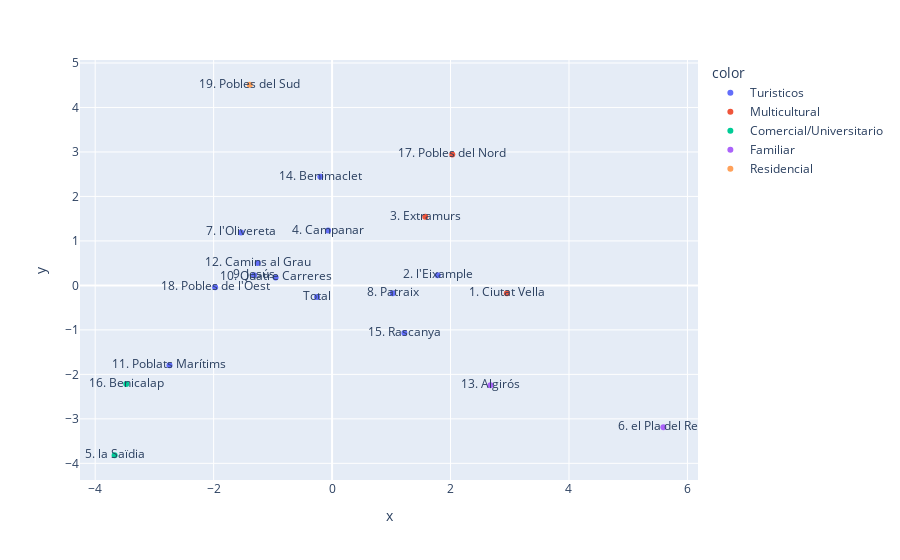

The cell this chart's notebook holds for it:
### Code cell
# vamos a repetir este proceso haciendo esta vez una PCA para dos componentes principales y representando los datos en 2D

pca = PCA(n_components=2)
pca.fit(df_scaled)

df_pca = pca.transform(df_scaled)

fig = px.scatter(x=df_pca[:, 0], y=df_pca[:, 1], text=df['Distrito'], color=df['Cluster Name'])

fig.show()

### Figure 1 — Plotly figure (JSON) as saved in the notebook; plotly's stock layout.template omitted (floating-point values rounded to 4 significant figures)
{"data": [{"hovertemplate": "color=Turisticos<br>x=%{x}<br>y=%{y}<br>text=%{text}<extra></extra>", "legendgroup": "Turisticos", "marker": {"color": "#636efa", "symbol": "circle"}, "mode": "markers+text", "name": "Turisticos", "orientation": "v", "showlegend": true, "text": ["Total", "2. l'Eixample", "4. Campanar", "7. l'Olivereta", "8. Patraix", "9. Jesús", "10. Quatre Carreres", "11. Poblats Marítims", "12. Camins al Grau", "14. Benimaclet", "15. Rascanya", "18. Pobles de l'Oest"], "type": "scatter", "x": [-0.254, 1.783, -0.06703, -1.538, 1.023, -1.318, -0.9539, -2.746, -1.258, -0.1978, 1.22, -1.975], "xaxis": "x", "y": [-0.2632, 0.2264, 1.232, 1.192, -0.1788, 0.2293, 0.1782, -1.796, 0.5016, 2.44, -1.07, -0.04351], "yaxis": "y"}, {"hovertemplate": "color=Multicultural<br>x=%{x}<br>y=%{y}<br>text=%{text}<extra></extra>", "legendgroup": "Multicultural", "marker": {"color": "#EF553B", "symbol": "circle"}, "mode": "markers+text", "name": "Multicultural", "orientation": "v", "showlegend": true, "text": ["1. Ciutat Vella", "3. Extramurs", "17. Pobles del Nord"], "type": "scatter", "x": [2.951, 1.573, 2.029], "xaxis": "x", "y": [-0.1749, 1.543, 2.943], "yaxis": "y"}, {"hovertemplate": "color=Comercial/Universitario<br>x=%{x}<br>y=%{y}<br>text=%{text}<extra></extra>", "legendgroup": "Comercial/Universitario", "marker": {"color": "#00cc96", "symbol": "circle"}, "mode": "markers+text", "name": "Comercial/Universitario", "orientation": "v", "showlegend": true, "text": ["5. la Saïdia", "16. Benicalap"], "type": "scatter", "x": [-3.671, -3.476], "xaxis": "x", "y": [-3.818, -2.217], "yaxis": "y"}, {"hovertemplate": "color=Familiar<br>x=%{x}<br>y=%{y}<br>text=%{text}<extra></extra>", "legendgroup": "Familiar", "marker": {"color": "#ab63fa", "symbol": "circle"}, "mode": "markers+text", "name": "Familiar", "orientation": "v", "showlegend": true, "text": ["6. el Pla del Real", "13. Algirós"], "type": "scatter", "x": [5.593, 2.673], "xaxis": "x", "y": [-3.188, -2.246], "yaxis": "y"}, {"hovertemplate": "color=Residencial<br>x=%{x}<br>y=%{y}<br>text=%{text}<extra></extra>", "legendgroup": "Residencial", "marker": {"color": "#FFA15A", "symbol": "circle"}, "mode": "markers+text", "name": "Residencial", "orientation": "v", "showlegend": true, "text": ["19. Pobles del Sud"], "type": "scatter", "x": [-1.39], "xaxis": "x", "y": [4.511], "yaxis": "y"}], "layout": {"legend": {"title": {"text": "color"}, "tracegroupgap": 0}, "margin": {"t": 60}, "xaxis": {"anchor": "y", "domain": [0, 1], "title": {"text": "x"}}, "yaxis": {"anchor": "x", "domain": [0, 1], "title": {"text": "y"}}}}
